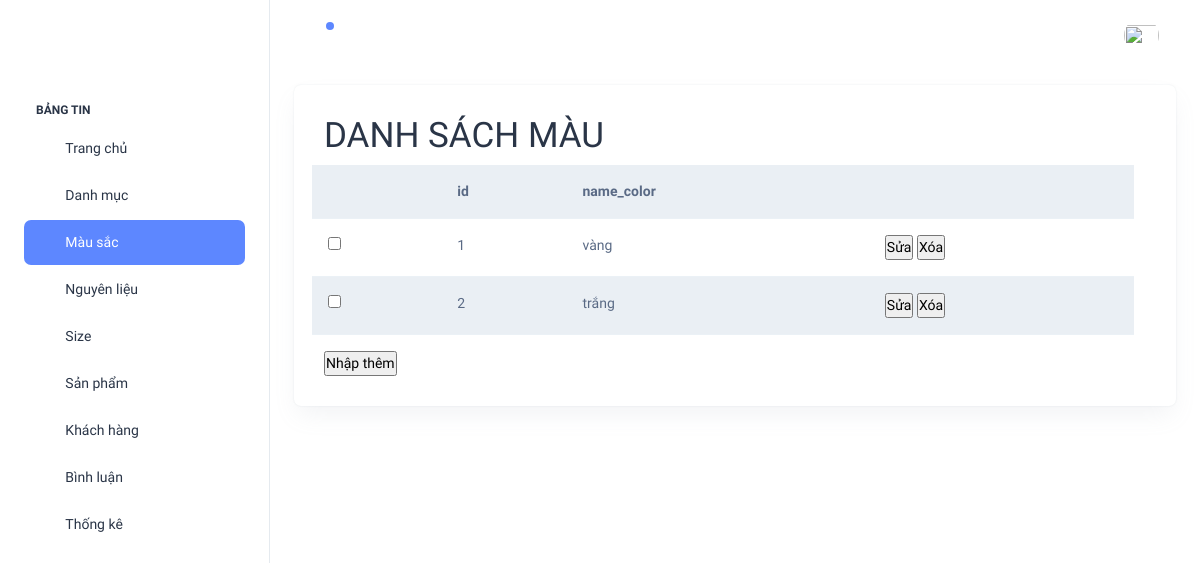
The page /admin/index.php?act=listcolor on the database as committed earlier.
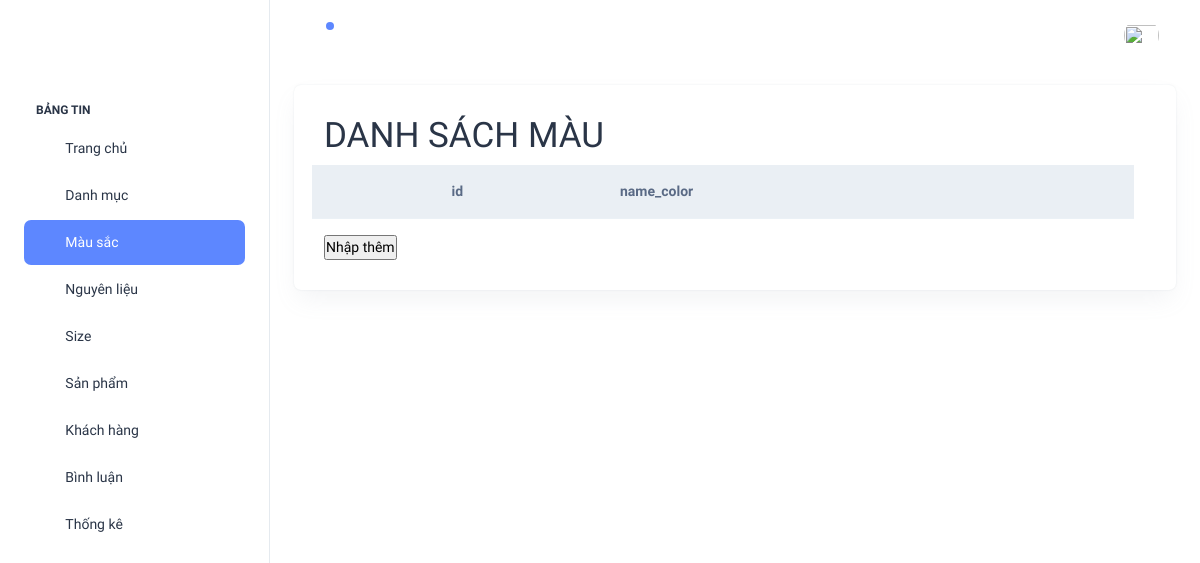
The same page on the database as committed later.
### tables this page shows
CREATE TABLE IF NOT EXISTS `color` (
  `id` int NOT NULL AUTO_INCREMENT,
  `name_color` text NOT NULL,
  `status` text NOT NULL,
  PRIMARY KEY (`id`)
);

### model/pdo.php (called while the page is built, shortened)
<?php
function pdo_get_connection(){
    $dburl = "mysql:host=localhost;dbname=duan1-hq;charset=utf8";
    $username = 'root';
    $password = '';
    $conn = new PDO($dburl, $username, $password);
    $conn->setAttribute(PDO::ATTR_ERRMODE, PDO::ERRMODE_EXCEPTION);
    return $conn;
}
function pdo_query($sql){
    $sql_args = array_slice(func_get_args(), 1);
    try{
        $conn = pdo_get_connection();
        $stmt = $conn->prepare($sql);
        $stmt->execute($sql_args);
        $rows = $stmt->fetchAll();
        return $rows;
    }
    catch(PDOException $e){
        throw $e;
    }
    finally{
        unset($conn);
    }
}

### model/singeletable.php (called while the page is built, shortened)
<?php
    function showcolumn($tablename){
        $sql="SHOW COLUMNS FROM $tablename";
        $listcol=pdo_query($sql);
        return $listcol;
    }
    function loadall_forsingletable($tablename){
        $sql =" select * from $tablename where status = 1 order  by id asc";
        $listforsingletable=pdo_query($sql);
        return $listforsingletable;
    }
?>

### admin/singeletable/list.php (the view)
<div class="card">
    <div class="card-body">
        <div class="row">
            <H1 class="text-uppercase">DANH SÁCH <?php if (isset($titletable) && ($titletable != "")) echo $titletable;?> </H1>
        </div>
        <div class="row">
            <div class="row">
                <table class="table table-striped">
                    <tr>
                        <th></th>
                        <?php
                        $last_key = array_key_last($listcol);
                        foreach ($listcol as $key => $value) {
                            extract($value);
                            if ($key != $last_key) {
                        ?>
                                <th><?= $Field ?></th>
                        <?php
                            }
                        }
                        ?>
                        <th></th>
                    </tr>
                    <?php
                    foreach ($listforsingletable as $list) {
                        extract($list);
                        if (isset($n_table) && ($n_table != "")){
                            $sua = "index.php?act=sua$n_table&id=" . $id;
                            $xoa = "index.php?act=xoa$n_table&id=" . $id;
                        }
                        else{
                            echo "ERROR";
                        };
                    ?>
                        <tr>
                            <td><input type="checkbox" name="" id=""></td>
                            <?php
                            $last_key = array_key_last($listcol);
                            foreach ($listcol as $key => $value) {
                                extract($value);
                                if ($key != $last_key) {
                            ?>
                                    <td><?= $$Field ?></td>
                            <?php
                                }
                            }
                            ?>
                            <td> <a href="<?=$sua?>"><input type="button" value="Sửa"></a> <a href="<?=$xoa?>"><input type="button" value="Xóa"></a></td>
                        </tr>
                    <?php
                    }
                    ?>
                </table>
            </div>
            <div class="row mb10">
                <a href="index.php?act=<?php if (isset($urladd) && ($urladd != "")) echo $urladd; ?>"><input type="button" value="Nhập thêm"></a>
            </div>
        </div>
    </div>
</div>

### admin/header.php (shortened to what this page needs)
<!doctype html>
<html lang="en">
<head>
    <link rel="stylesheet" href="./assets/css/styles.min.css" />
</head>
<body>
    <div class="page-wrapper" id="main-wrapper" data-layout="vertical" data-navbarbg="skin6" data-sidebartype="full" data-sidebar-position="fixed" data-header-position="fixed">
        <aside class="left-sidebar">
            <div>
                <div class="brand-logo d-flex align-items-center justify-content-between">
                </div>
                <nav class="sidebar-nav scroll-sidebar" data-simplebar="">
                    <ul id="sidebarnav">
                        <li class="nav-small-cap">
                            <span class="hide-menu">Bảng tin</span>
                        </li>
                        <li class="sidebar-item">
                            <a class="sidebar-link" href="index.php" aria-expanded="false">
                                <span>
                                    <i class="ti ti-layout-dashboard"></i>
                                </span>
                                <span class="hide-menu">Trang chủ</span>
                            </a>
                        </li>
                        <li class="sidebar-item">
                            <a class="sidebar-link" href="index.php?act=listdm" aria-expanded="false">
                                <span>
                                    <i class="ti ti-layout-dashboard"></i>
                                </span>
                                <span class="hide-menu">Danh mục</span>
                            </a>
                        </li>
                        <li class="sidebar-item">
                            <a class="sidebar-link" href="index.php?act=listcolor" aria-expanded="false">
                                <span>
                                    <i class="ti ti-layout-dashboard"></i>
                                </span>
                                <span class="hide-menu">Màu sắc</span>
                            </a>
                        </li>
                        <li class="sidebar-item">
                            <a class="sidebar-link" href="index.php?act=listmaterial" aria-expanded="false">
                                <span>
                                    <i class="ti ti-layout-dashboard"></i>
                                </span>
                                <span class="hide-menu">Nguyên liệu</span>
                            </a>
                        </li>
                        <li class="sidebar-item">
                            <a class="sidebar-link" href="index.php?act=listsize" aria-expanded="false">
                                <span>
                                    <i class="ti ti-layout-dashboard"></i>
                                </span>
                                <span class="hide-menu">Size</span>
                            </a>
                        </li>
                        <li class="sidebar-item">
                            <a class="sidebar-link" href="index.php?act=listsp" aria-expanded="false">
                                <span>
                                    <i class="ti ti-layout-dashboard"></i>
                                </span>
                                <span class="hide-menu">Sản phẩm</span>
                            </a>
                        </li>
                        <li class="sidebar-item">
                            <a class="sidebar-link" href="index.php?act=dskh" aria-expanded="false">
                                <span>
                                    <i class="ti ti-layout-dashboard"></i>
                                </span>
                                <span class="hide-menu">Khách hàng</span>
                            </a>
                        </li>
                        <li class="sidebar-item">
                            <a class="sidebar-link" href="index.php?act=dsbl" aria-expanded="false">
                                <span>
                                    <i class="ti ti-layout-dashboard"></i>
                                </span>
                                <span class="hide-menu">Bình luận</span>
                            </a>
                        </li>
                        <li class="sidebar-item">
                            <a class="sidebar-link" href="index.php?act=thongke" aria-expanded="false">
                                <span>
                                    <i class="ti ti-layout-dashboard"></i>
                                </span>
                                <span class="hide-menu">Thống kê</span>
                            </a>
                        </li>
                    </ul>
                </nav>
            </div>
        </aside>
        <div class="body-wrapper">
            <header class="app-header">
                <nav class="navbar navbar-expand-lg navbar-light">
                    <ul class="navbar-nav">
                        <li class="nav-item">
                            <a class="nav-link nav-icon-hover" href="javascript:void(0)">
                                <i class="ti ti-bell-ringing"></i>
                                <div class="notification bg-primary rounded-circle"></div>
                            </a>
                        </li>
                    </ul>
                    <div class="navbar-collapse justify-content-end px-0" id="navbarNav">
                        <ul class="navbar-nav flex-row ms-auto align-items-center justify-content-end">
                            <li class="nav-item dropdown">
                                <a class="nav-link nav-icon-hover" href="javascript:void(0)" id="drop2" data-bs-toggle="dropdown" aria-expanded="false">
                                    <img src="./assets/images/profile/user-1.jpg" alt="" width="35" height="35" class="rounded-circle">
                                </a>
                            </li>
                        </ul>
                    </div>
                </nav>
            </header>
            <div class="container-fluid">

### admin/index.php (shortened to what this page needs)
<?php
include "../model/pdo.php";
include "../model/singeletable.php";
include "header.php";
?>
<?php
if (isset($_GET['act'])) {
    $act = $_GET['act'];
    switch ($act) {
        case 'listcolor':
            $titletable = "màu";
            $listcol =  showcolumn("color");
            $n_table = "color";
            $urladd = "addcolor";
            $listforsingletable = loadall_forsingletable("color");
            include "./singeletable/list.php";
            break;
    }
} else {
    include "home.php";
}
?>
<?php
include "footer.php"
?>

### admin/footer.php (shortened to what this page needs)
      </div>
    </div>
  </div>
</body>
</html>

Rows that differ between the two databases and show on the page:
no longer on this page (row edited): color: Field "1", Field "vàng"
no longer on this page (row edited): color: Field "2", Field "trắng"
